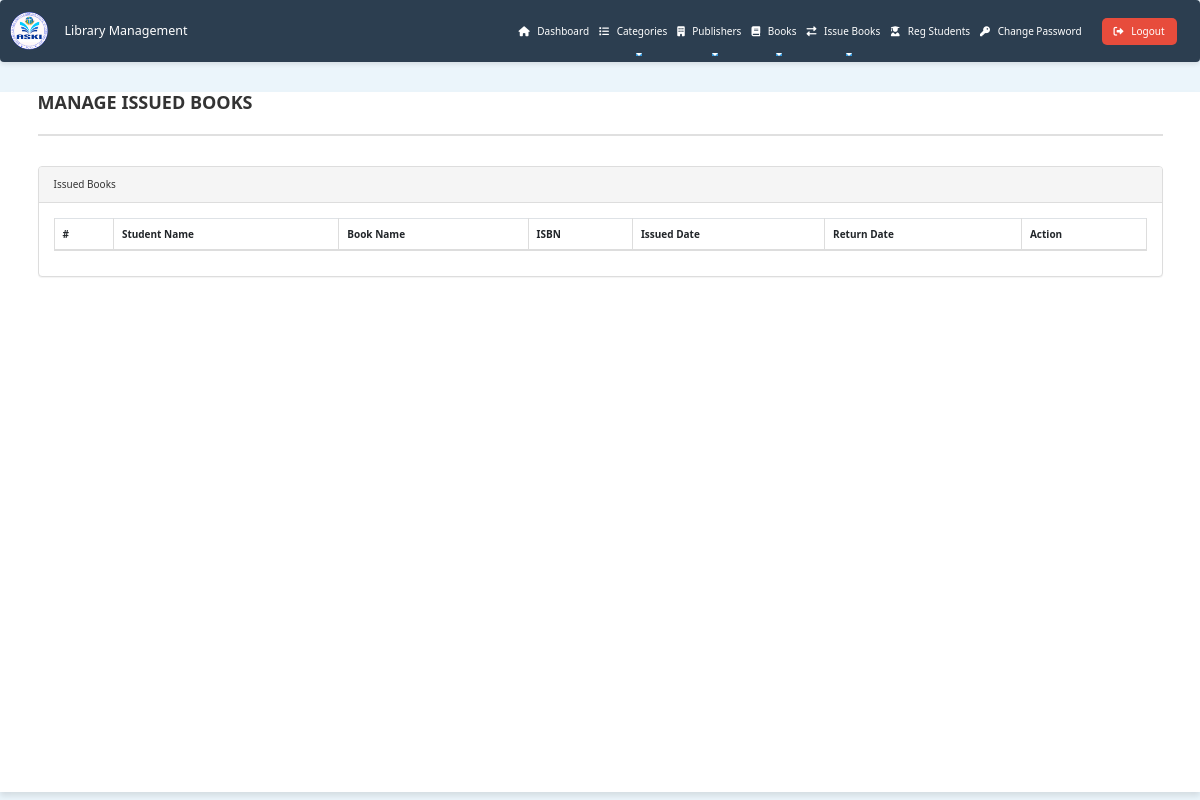
The page /admin/manage-issued-books.php (signed in) on the database as committed earlier.
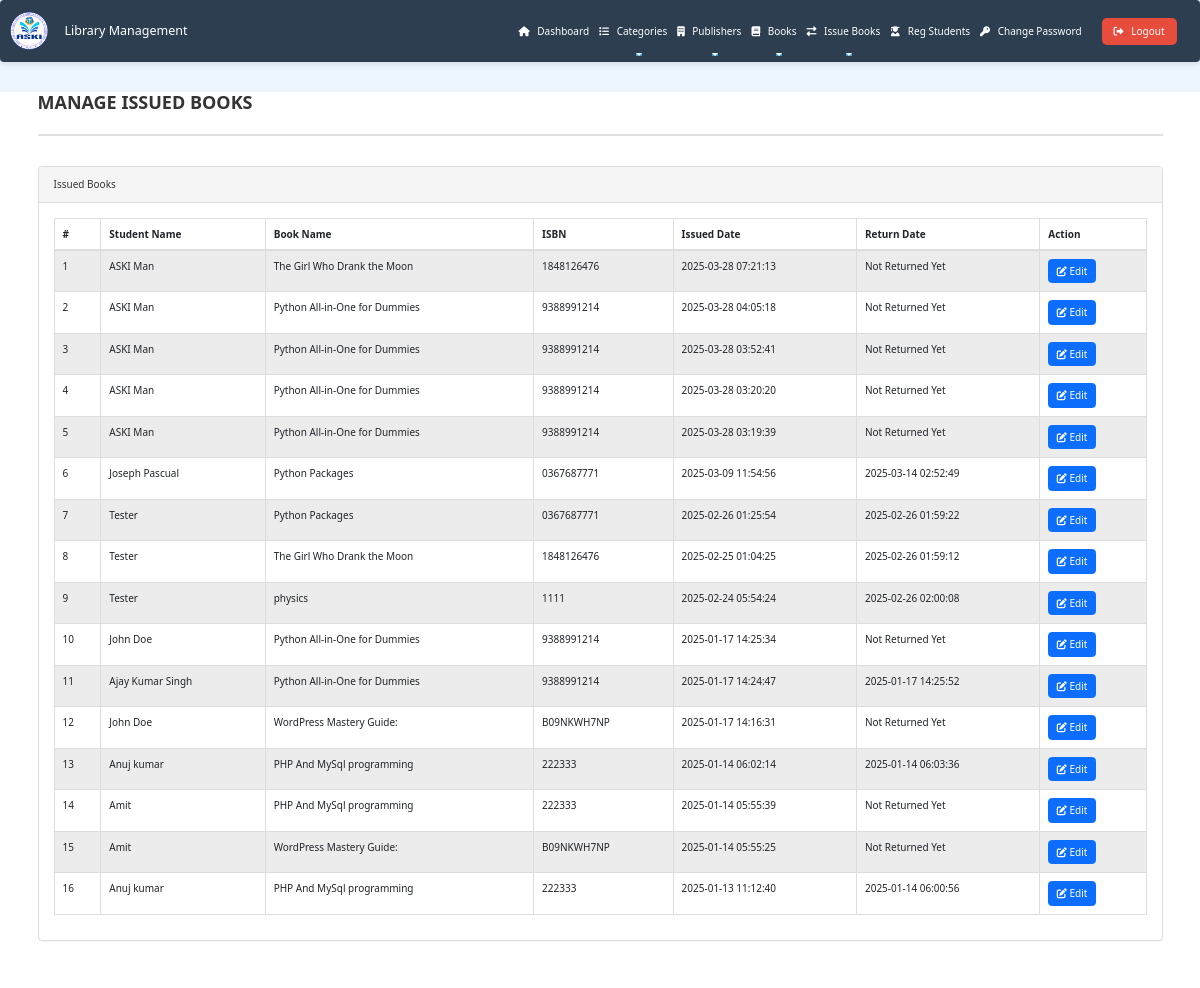
The same page on the database as committed later.
### tables this page shows
CREATE TABLE `tblissuedbookdetails` (
  `id` int(11) NOT NULL,
  `BookId` int(11) DEFAULT NULL,
  `LRN` varchar(12) DEFAULT NULL,
  `IssuesDate` timestamp NULL DEFAULT current_timestamp(),
  `ReturnDate` timestamp NULL DEFAULT NULL ON UPDATE current_timestamp(),
  `ReturnStatus` tinyint(1) DEFAULT NULL,
  `fine` int(11) DEFAULT NULL,
  `remark` mediumtext NOT NULL
);

CREATE TABLE `tblstudents` (
  `id` int(11) NOT NULL,
  `LRN` varchar(100) NOT NULL,
  `Name` varchar(120) NOT NULL,
  `Address` varchar(255) DEFAULT NULL,
  `Department` varchar(100) DEFAULT NULL,
  `Grade_Level` varchar(50) DEFAULT NULL,
  `Section` varchar(50) DEFAULT NULL,
  `Strand` varchar(100) DEFAULT NULL,
  `Password` varchar(120) DEFAULT NULL,
  `Status` int(1) DEFAULT NULL,
  `RegDate` datetime DEFAULT current_timestamp(),
  `UpdationDate` datetime DEFAULT NULL ON UPDATE current_timestamp()
);

CREATE TABLE `tblbooks` (
  `id` int(11) NOT NULL,
  `BookName` varchar(255) DEFAULT NULL,
  `CatId` int(11) DEFAULT NULL,
  `PublisherID` int(11) DEFAULT NULL,
  `ISBNNumber` varchar(25) DEFAULT NULL,
  `bookImage` varchar(250) NOT NULL,
  `isIssued` int(1) DEFAULT NULL,
  `RegDate` timestamp NULL DEFAULT current_timestamp(),
  `UpdationDate` timestamp NULL DEFAULT NULL ON UPDATE current_timestamp(),
  `bookQty` int(11) DEFAULT NULL,
  `publisher` varchar(255) DEFAULT NULL,
  `copyrightDate` year(4) DEFAULT NULL,
  `edition` varchar(50) DEFAULT NULL,
  `coverType` varchar(50) DEFAULT NULL,
  `pages` int(11) DEFAULT NULL,
  `height` decimal(5,2) DEFAULT NULL COMMENT 'Height in cm',
  `shelfLocation` varchar(100) DEFAULT NULL,
  `notes` text DEFAULT NULL,
  `callNumber` varchar(100) DEFAULT NULL,
  `LRN` varchar(255) DEFAULT NULL
);

### admin/manage-issued-books.php (the view, shortened to what this page needs)
<?php
include('includes/config.php');
if (strlen($_SESSION['alogin']) == 0) {
    header('location:index.php');
} else {
?>
<!DOCTYPE html>
<html xmlns="http://www.w3.org/1999/xhtml">
<head>
    <link href="assets/css/bootstrap.css" rel="stylesheet" />
    <link href="assets/css/font-awesome.css" rel="stylesheet" />
    <link href="assets/js/dataTables/dataTables.bootstrap.css" rel="stylesheet" />
    <link href="assets/css/style.css" rel="stylesheet" />
</head>
<body>
<?php include('includes/header.php'); ?>
<div class="content-wrapper">
    <div class="container">
        <div class="row pad-botm">
            <div class="col-md-12">
                <h4 class="header-line">Manage Issued Books</h4>
            </div>
        </div>
        <div class="row">
            <div class="col-md-12">
                <div class="panel panel-default">
                    <div class="panel-heading">
                        Issued Books
                    </div>
                    <div class="panel-body">
                        <div class="table-responsive">
                            <table class="table table-striped table-bordered table-hover" id="dataTables-example">
                                <thead>
                                    <tr>
                                        <th>#</th>
                                        <th>Student Name</th>
                                        <th>Book Name</th>
                                        <th>ISBN</th>
                                        <th>Issued Date</th>
                                        <th>Return Date</th>
                                        <th>Action</th>
                                    </tr>
                                </thead>
                                <tbody>
                                    <?php
                                    $sql = "SELECT
                                                tblissuedbookdetails.id as rid,
                                                tblissuedbookdetails.LRN,
                                                tblstudents.Name,
                                                tblbooks.BookName,
                                                tblbooks.ISBNNumber,
                                                tblissuedbookdetails.IssuesDate,
                                                tblissuedbookdetails.ReturnDate
                                            FROM tblissuedbookdetails
                                            JOIN tblstudents ON tblissuedbookdetails.LRN = tblstudents.LRN
                                            JOIN tblbooks ON tblissuedbookdetails.BookId = tblbooks.id
                                            ORDER BY tblissuedbookdetails.id DESC";
                                    $query = $dbh->prepare($sql);
                                    $query->execute();
                                    $results = $query->fetchAll(PDO::FETCH_OBJ);
                                    $cnt = 1;
                                    if ($query->rowCount() > 0) {
                                        foreach ($results as $result) { ?>
                                            <tr class="odd gradeX">
                                                <td class="center"><?php echo htmlentities($cnt); ?></td>
                                                <td class="center"><?php echo htmlentities($result->Name); ?></td>
                                                <td class="center"><?php echo htmlentities($result->BookName); ?></td>
                                                <td class="center"><?php echo htmlentities($result->ISBNNumber); ?></td>
                                                <td class="center"><?php echo htmlentities($result->IssuesDate); ?></td>
                                                <td class="center">
                                                    <?php echo ($result->ReturnDate == "") ? "Not Returned Yet" : htmlentities($result->ReturnDate); ?>
                                                </td>
                                                <td class="center">
                                                    <a href="update-issue-bookdeails.php?rid=<?php echo htmlentities($result->rid); ?>">
                                                        <button class="btn btn-primary"><i class="fa fa-edit"></i> Edit</button>
                                                    </a>
                                                </td>
                                            </tr>
                                    <?php $cnt++; }} ?>
                                </tbody>
                            </table>
                        </div>
                    </div>
                </div>
            </div>
        </div>
    </div>
</div>
</body>
</html>
<?php } ?>

Rows that differ between the two databases and show on the page:
added tblissuedbookdetails: tblstudents.Name "ASKI Man", BookId.BookName "The Girl Who Drank the Moon", BookId.ISBNNumber "1848126476", IssuesDate "2025-03-28 07:21:13", shows "Not Returned Yet"
added tblissuedbookdetails: tblstudents.Name "ASKI Man", BookId.BookName "Python All-in-One for Dummies", BookId.ISBNNumber "9388991214", IssuesDate "2025-03-28 04:05:18", shows "Not Returned Yet"
added tblissuedbookdetails: tblstudents.Name "ASKI Man", BookId.BookName "Python All-in-One for Dummies", BookId.ISBNNumber "9388991214", IssuesDate "2025-03-28 03:52:41", shows "Not Returned Yet"
added tblissuedbookdetails: tblstudents.Name "ASKI Man", BookId.BookName "Python All-in-One for Dummies", BookId.ISBNNumber "9388991214", IssuesDate "2025-03-28 03:20:20", shows "Not Returned Yet"
added tblissuedbookdetails: tblstudents.Name "ASKI Man", BookId.BookName "Python All-in-One for Dummies", BookId.ISBNNumber "9388991214", IssuesDate "2025-03-28 03:19:39", shows "Not Returned Yet"
added tblissuedbookdetails: tblstudents.Name "Joseph Pascual", BookId.BookName "Python Packages", BookId.ISBNNumber "0367687771", IssuesDate "2025-03-09 11:54:56", ReturnDate "2025-03-14 02:52:49"
added tblissuedbookdetails: tblstudents.Name "Tester", BookId.BookName "Python Packages", BookId.ISBNNumber "0367687771", IssuesDate "2025-02-26 01:25:54", ReturnDate "2025-02-26 01:59:22"
added tblissuedbookdetails: tblstudents.Name "Tester", BookId.BookName "The Girl Who Drank the Moon", BookId.ISBNNumber "1848126476", IssuesDate "2025-02-25 01:04:25", ReturnDate "2025-02-26 01:59:12"
added tblissuedbookdetails: tblstudents.Name "Tester", BookId.BookName "physics", BookId.ISBNNumber "1111", IssuesDate "2025-02-24 05:54:24", ReturnDate "2025-02-26 02:00:08"
added tblissuedbookdetails: tblstudents.Name "John Doe", BookId.BookName "Python All-in-One for Dummies", BookId.ISBNNumber "9388991214", IssuesDate "2025-01-17 14:25:34", shows "Not Returned Yet"
added tblissuedbookdetails: tblstudents.Name "Ajay Kumar Singh", BookId.BookName "Python All-in-One for Dummies", BookId.ISBNNumber "9388991214", IssuesDate "2025-01-17 14:24:47", ReturnDate "2025-01-17 14:25:52"
added tblissuedbookdetails: tblstudents.Name "John Doe", BookId.BookName "WordPress Mastery Guide:", BookId.ISBNNumber "B09NKWH7NP", IssuesDate "2025-01-17 14:16:31", shows "Not Returned Yet"
now on this page (row edited): tblissuedbookdetails: tblstudents.Name "Anuj kumar", BookId.BookName "PHP And MySql programming", BookId.ISBNNumber "222333", IssuesDate "2025-01-14 06:02:14", ReturnDate "2025-01-14 06:03:36"
now on this page (row edited): tblissuedbookdetails: tblstudents.Name "Amit", BookId.BookName "PHP And MySql programming", BookId.ISBNNumber "222333", IssuesDate "2025-01-14 05:55:39", shows "Not Returned Yet"
now on this page (row edited): tblissuedbookdetails: tblstudents.Name "Amit", BookId.BookName "WordPress Mastery Guide:", BookId.ISBNNumber "B09NKWH7NP", IssuesDate "2025-01-14 05:55:25", shows "Not Returned Yet"
now on this page (row edited): tblissuedbookdetails: tblstudents.Name "Anuj kumar", BookId.BookName "PHP And MySql programming", BookId.ISBNNumber "222333", IssuesDate "2025-01-13 11:12:40", ReturnDate "2025-01-14 06:00:56"
